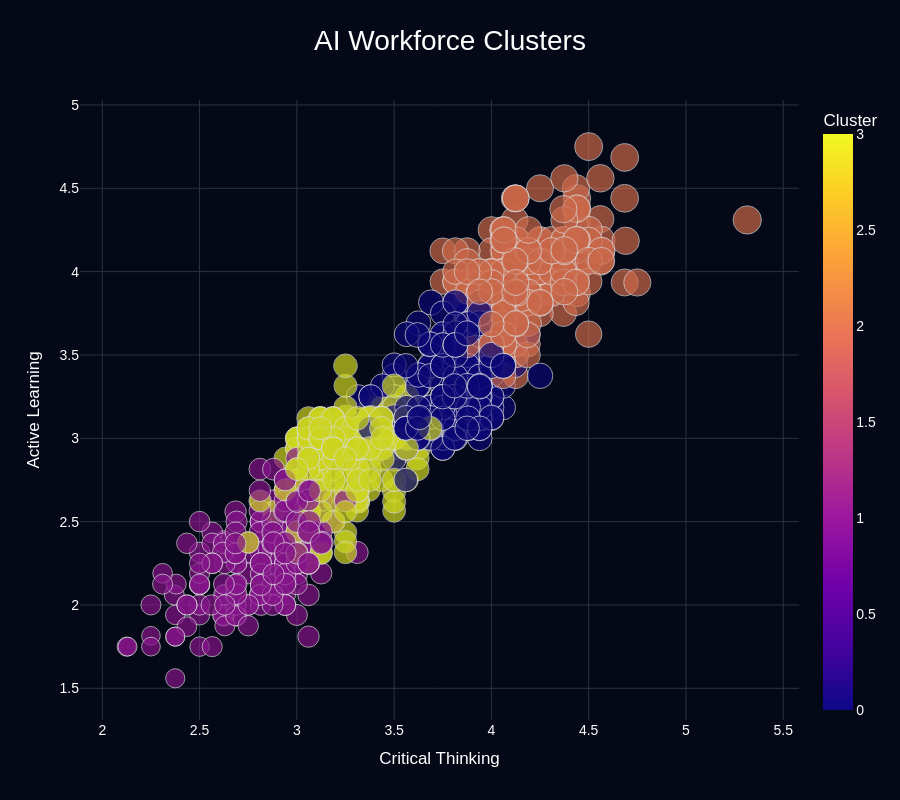

Write notebook code for a chart like this one.
### Code cell
fig.show()

### Figure 1 — Plotly figure (JSON) as saved in the notebook; plotly's stock layout.template omitted (floating-point values rounded to 4 significant figures; data arrays with more than 128 entries replaced by an {"elided": "..."} marker saying what was removed)
{"data": [{"customdata": {"elided": "894x2 float values"}, "hovertemplate": "<b>%{hovertext}</b><br><br>Critical Thinking=%{x}<br>Active Learning=%{y}<br>AI Enhancement Score=%{customdata[0]:.2f}<br>Cluster=%{marker.color}<extra></extra>", "hovertext": {"elided": "894 str values"}, "legendgroup": "", "marker": {"color": {"elided": "894 int values"}, "coloraxis": "coloraxis", "size": {"elided": "894 float values"}, "sizemode": "area", "sizeref": 0.01202, "symbol": "circle", "line": {"color": "white", "width": 1}}, "mode": "markers", "name": "", "orientation": "v", "showlegend": false, "x": {"elided": "894 float values"}, "xaxis": "x", "y": {"elided": "894 float values"}, "yaxis": "y", "type": "scatter", "opacity": 0.85}], "layout": {"xaxis": {"anchor": "y", "domain": [0.0, 1.0], "title": {"text": "Critical Thinking"}}, "yaxis": {"anchor": "x", "domain": [0.0, 1.0], "title": {"text": "Active Learning"}}, "coloraxis": {"colorbar": {"title": {"text": "Cluster"}}, "colorscale": [[0.0, "#0d0887"], [0.1111, "#46039f"], [0.2222, "#7201a8"], [0.3333, "#9c179e"], [0.4444, "#bd3786"], [0.5556, "#d8576b"], [0.6667, "#ed7953"], [0.7778, "#fb9f3a"], [0.8889, "#fdca26"], [1.0, "#f0f921"]]}, "legend": {"tracegroupgap": 0, "itemsizing": "constant", "title": {"text": "Cluster"}}, "title": {"text": "AI Workforce Clusters", "x": 0.5, "font": {"size": 28}, "xanchor": "center"}, "font": {"color": "white", "size": 14, "family": "Arial"}, "plot_bgcolor": "#050816", "paper_bgcolor": "#050816", "height": 800}}
